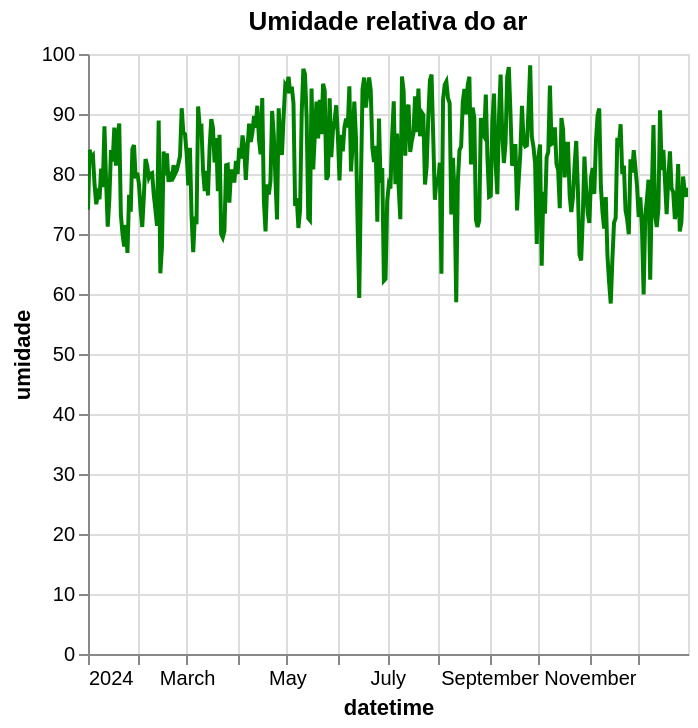

Notebook source saved alongside this figure:
### Markdown cell above
Umidade

### Code cell
chart_umidade = alt.Chart(df_daily).mark_line(color='green').encode(
    x='datetime:T',
    y='umidade:Q',
    tooltip=['datetime', 'umidade']
).properties(
    title='Umidade relativa do ar'
).interactive()

chart_umidade

### Figure 1 — Vega-Lite specification as saved in the notebook (floating-point values rounded to 4 significant figures; data arrays with more than 128 entries replaced by an {"elided": "..."} marker saying what was removed)
{"config": {"view": {"continuousWidth": 300, "continuousHeight": 300}}, "data": {"name": "data-88edf89fc41b6881d40061707ff4c2c4"}, "mark": {"type": "line", "color": "green"}, "encoding": {"tooltip": [{"field": "datetime", "type": "temporal"}, {"field": "umidade", "type": "quantitative"}], "x": {"field": "datetime", "type": "temporal"}, "y": {"field": "umidade", "type": "quantitative"}}, "params": [{"name": "param_1e9efca18e7a2868", "select": {"type": "interval", "encodings": ["x", "y"]}, "bind": "scales"}], "title": "Umidade relativa do ar", "$schema": "https://vega.github.io/schema/vega-lite/v6.1.0.json", "datasets": {"data-88edf89fc41b6881d40061707ff4c2c4": {"elided": "366 records"}}}
